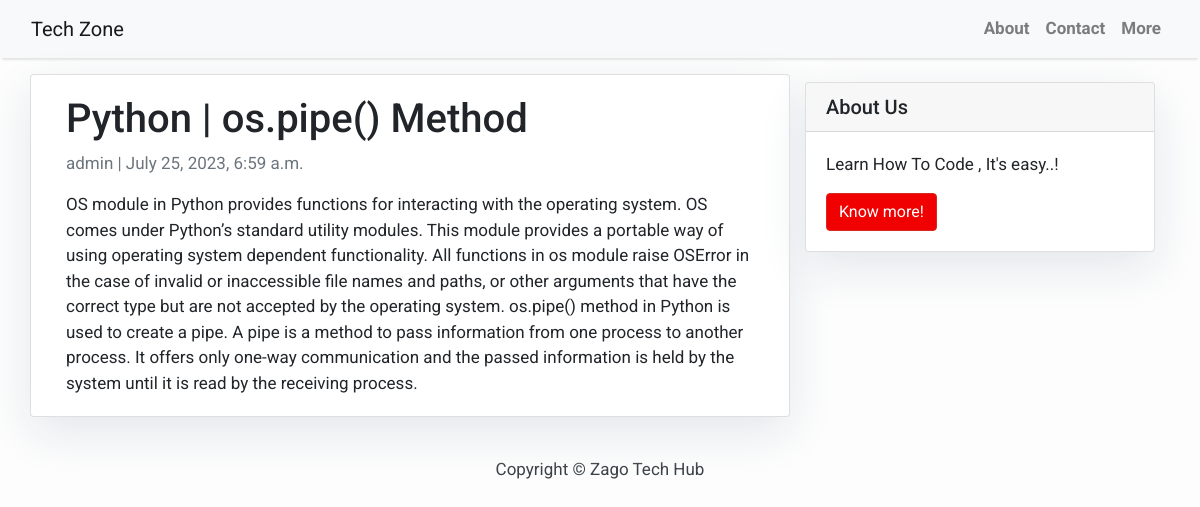
Page /python-ospipe-method/ on the committed database.
### blog/models.py (models this page shows, shortened)
class Post(models.Model):
    title = models.CharField(max_length=200, unique=True)
    slug = models.SlugField(max_length=200, unique=True)
    author = models.ForeignKey(User, on_delete= models.CASCADE,related_name='blog_posts')
    updated_on = models.DateTimeField(auto_now= True)
    content = models.TextField()
    created_on = models.DateTimeField(auto_now_add=True)
    status = models.IntegerField(choices=STATUS, default=0)
    class Meta:
        ordering = ['-created_on']

### blog/views.py (the view)
# urls.py: path('<slug:slug>/', views.PostDetail.as_view(), name='post_detail'),
class PostDetail(generic.DetailView):
    model = Post
    template_name = 'post_detail.html'

### templates/post_detail.html
{% extends 'base.html' %} {% block content %}
<div class="container">
  <div class="row">
    <div class="col-md-8 card mb-4  mt-3 left  top">
      <div class="card-body">
        <h1>{% block title %} {{ object.title }} {% endblock title %}</h1>
        <p class=" text-muted">{{ post.author }} | {{ post.created_on }}</p>
        <p class="card-text ">{{ object.content | safe }}</p>
      </div>
    </div>
    {% block sidebar %} {% include 'sidebar.html' %} {% endblock sidebar %}
  </div>
</div>
{% endblock content %}

### templates/base.html (shortened to what this page needs)
<!DOCTYPE html>
<html>
    <head>
        <link rel="stylesheet" href="https://maxcdn.bootstrapcdn.com/bootstrap/4.0.0/css/bootstrap.min.css"
 />
    </head>
    <body>
        <nav class="navbar navbar-expand-lg navbar-light bg-light shadow" id="mainNav">
            <div class="container-fluid">
                <a class="navbar-brand" href="{% url 'home' %}">Tech Zone</a>
                <div class="collapse navbar-collapse" id="navbarResponsive">
                    <ul class="navbar-nav ml-auto">
                        <li class="nav-item text-black">
                            <a class="nav-link text-black font-weight-bold" href="#">About</a>
                        </li>
                        <li class="nav-item text-black">
                            <a class="nav-link text-black font-weight-bold" href="#">Contact</a>
                        </li>
                        <li class="nav-item text-black">
                            <a class="nav-link text-black font-weight-bold" href="#">More</a>
                        </li>
                    </ul>
                </div>
            </div>
        </nav>
        {% block content %}{% endblock content %}
        <footer class="py-3 bg-grey">
            <p class="m-0 text-dark text-center ">Copyright &copy; Zago Tech Hub</p>
        </footer>
    </body>
</html>

### templates/sidebar.html (shortened to what this page needs)
{% block sidebar %}
<div class="col-md-4 float-right ">
<div class="card my-4">
        <h5 class="card-header">About Us</h5>
    <div class="card-body">
        <p class="card-text"> Learn How To Code , It's easy..!</p>
        <a href="https://www.linkedin.com/in/nonso-ukeje-98779621b"
           class="btn btn-danger">Know more!</a>
    </div>
</div>
</div>
{% endblock sidebar %}

### templates/base.html (style rules this page uses)
body { font-family: "Roboto", sans-serif; font-size: 17px; background-color: #fdfdfd; }
.shadow { box-shadow: 0 4px 2px -2px rgba(0, 0, 0, 0.1); }
.btn-danger { color: #fff; background-color: #f00000; border-color: #dc281e; }

### templates/sidebar.html (style rules this page uses)
.card { box-shadow: 0 16px 48px #E3E7EB; }

### rows in the picture
Post: title "Python | os.pipe() Method", author "admin", created_on "July 25, 2023, 6:59 a.m.", content "OS module in Python provides functions for interacting with the operating system. OS comes under Python’s standard utility modules. This module provides a portable way of using operating system dependent functionality. All functions in os module raise OSError in the case of invalid or inaccessible file names and paths, or other arguments that have the correct type but are not accepted by the operating system. os.pipe() method in Python is used to create a pipe. A pipe is a method to pass information from one process to another process. It offers only one-way communication and the passed information is held by the system until it is read by the receiving process."
